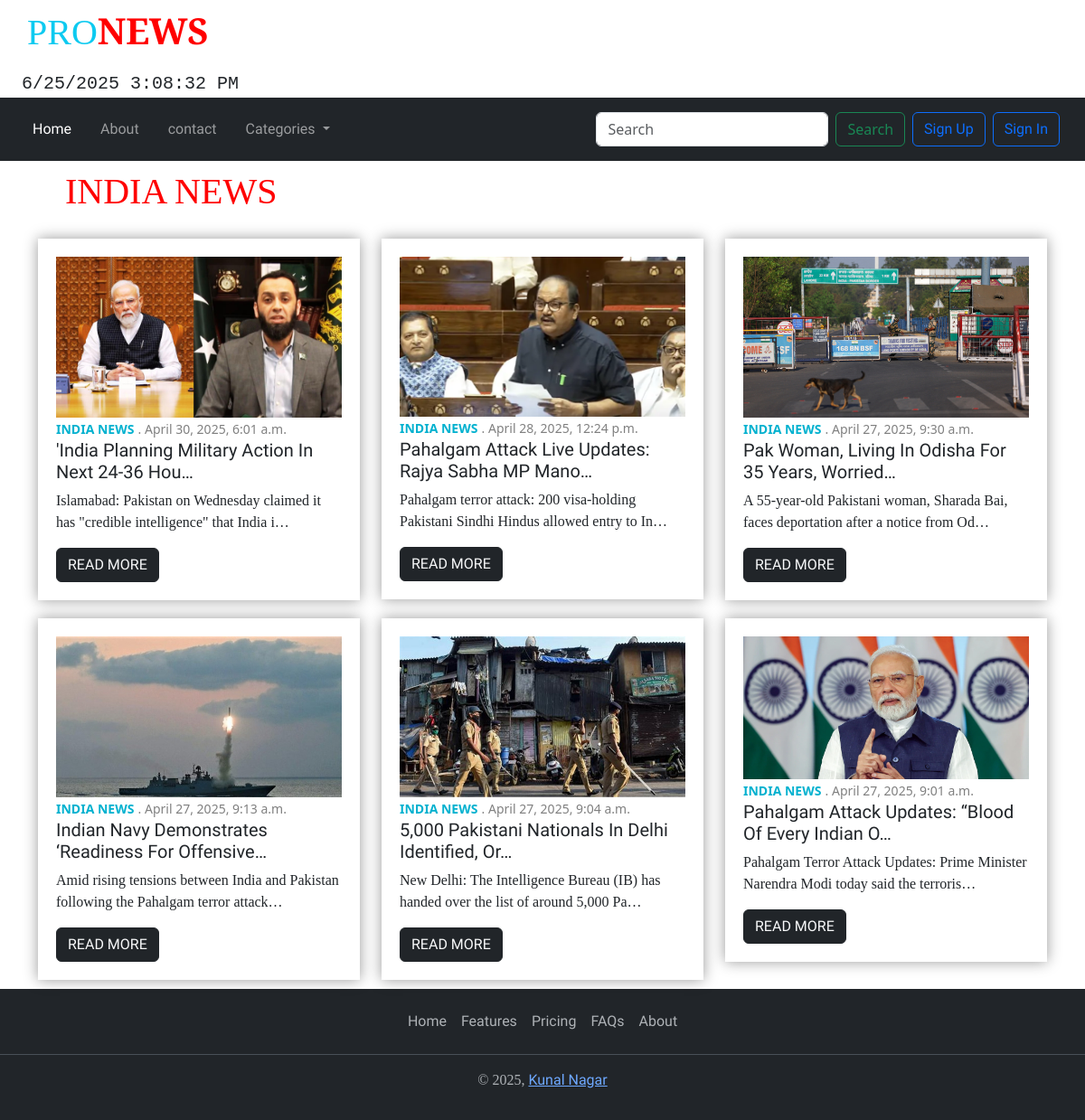
Page /india/ on the committed database.
### main/models.py (models this page shows)
class News(models.Model):
    title = models.CharField(max_length=150)
    category = models.ForeignKey(Categories, on_delete=models.CASCADE)
    publish = models.DateTimeField(auto_now_add=True)
    image = models.ImageField(upload_to='news/')
    desc = models.TextField()
    class Meta:
        verbose_name_plural = 'News'

class Categories(models.Model):
    name = models.CharField(max_length=100)
    image = models.ImageField(upload_to='category/')
    def __str__(self):
        return self.name
    class Meta:
        verbose_name_plural = 'categories'

### news/views.py (the view)
# urls.py: path('india/', views.india, name="india"),
def india(request):
    india = News.objects.filter(category__name= "INDIA NEWS").order_by('-id')
    return render(request,'india.html',{'india':india})

### templates/india.html
{% extends "base.html" %}
{% block contant %}
<div class="container">
    <h1>INDIA NEWS</h1>
    <div class="row">
        {% for i in india %}
        <div class="col-lg-4">
            <div class="india-text">
                <img src="/media/{{i.image}}" class='img-fluid w-100' alt="">
                <small style="color:#00b1cf;"><b>{{i.category}}</b></small>
                <small style="color:grey;">. {{i.publish}}</small>
                <h5>{{i.title | truncatechars:50}}</h5>
                <p>{{i.desc | truncatechars:85}}</p>
                <a href="{% url "details" i.id %}" class="btn btn-dark text-light">READ MORE</a>
            </div>
        </div>
        {% endfor %}
    </div>
</div>
{% endblock contant %}

### templates/base.html (shortened to what this page needs)
<!DOCTYPE html>
<html lang="en">
<head>
    <link href="https://cdn.jsdelivr.net/npm/bootstrap@5.3.5/dist/css/bootstrap.min.css" rel="stylesheet">
    <link rel="stylesheet" href="/static/css/style.css">
</head>
<body>
    <header>
        <h1 class='new'><span class="text-info">PRO</span><b>NEWS</b></h1>
        <div id="datetime" class="ms-4" style="font-size: 20px; font-family: monospace;"></div>
        <nav class="navbar navbar-expand-lg navbar-dark bg-dark">
            <div class="container-fluid">
              <div class="collapse navbar-collapse" id="navbarSupportedContent">
                <ul class="navbar-nav me-auto mb-2 mb-lg-0">
                  <li class="nav-item mx-3">
                    <a class="nav-link active" aria-current="page" href="{% url "home" %}">Home</a>
                  </li>
                  <li class="nav-item me-3">
                    <a class="nav-link" href="#">About</a>
                  </li>
                  <li class="nav-item me-3">
                    <a class="nav-link" href="#">contact</a>
                  </li>
                  <li class="nav-item dropdown">
                    <a class="nav-link dropdown-toggle" href="#" id="navbarDropdown" role="button" data-bs-toggle="dropdown" aria-expanded="false">
                      Categories
                    </a>
                  </li>
                </ul>
                <form class="d-flex" method="get" action="{% url "search" %}">
                  <input class="form-control me-2" name="q" type="search" placeholder="Search" aria-label="Search">
                  <button class="btn btn-outline-success" type="submit">Search</button>
                </form>
                {% if request.user.is_authenticated %}
                <p class="text-light mx-3 fw-bold">{{request.user}}</p>
                <a href="{% url "signout" %}" class="btn btn-outline-primary me-3">Sign Out</a>
                {% else %}
                <a href="{% url "signup" %}" class="btn btn-outline-primary m-2">Sign Up</a>
                <a href="{% url "login" %}" class="btn btn-outline-primary me-3">Sign In</a>
                {% endif %}
              </div>
            </div>
          </nav>
    </header>
    {% block contant %}{% endblock contant %}
    <div class="c">
        <footer class="py-3 bg-dark " data-bs-theme="dark">
          <ul class="nav justify-content-center border-bottom pb-3 mb-3">
            <li class="nav-item"><a href="#" class="nav-link px-2 text-muted">Home</a></li>
            <li class="nav-item"><a href="#" class="nav-link px-2 text-muted">Features</a></li>
            <li class="nav-item"><a href="#" class="nav-link px-2 text-muted">Pricing</a></li>
            <li class="nav-item"><a href="#" class="nav-link px-2 text-muted">FAQs</a></li>
            <li class="nav-item"><a href="#" class="nav-link px-2 text-muted">About</a></li>
          </ul>
          <p class="text-center text-muted">© 2025, <a href="https://www.linkedin.com/in/kunal-nagar-web">Kunal Nagar</a></p>
        </footer>
      </div>
</body>
</html>

### static/css/style.css (style rules this page uses)
h1 { color:red; padding: 10px 30px; font-family: "Playfair Display", serif; }
h2,h3,h5,h6 { font-family: "Rowdies", sans-serif; text-transform: capitalize; font-weight: 100; }
a { font-family: "Edu NSW ACT Hand Pre", cursive !important; }
p { font-family: "Playfair Display", serif; }
.india-text { padding: 20px; box-shadow: 0px 0px 15px rgba(0, 0, 0, 0.4); margin: 10px 0; }

### rows in the picture
News: image (picture), category "INDIA NEWS", publish "April 30, 2025, 6:01 a.m.", title "'India Planning Military Action In Next 24-36 Hou…", desc "Islamabad: Pakistan on Wednesday claimed it has \"credible intelligence\" that India i…"
News: image (picture), category "INDIA NEWS", publish "April 28, 2025, 12:24 p.m.", title "Pahalgam Attack Live Updates: Rajya Sabha MP Mano…", desc "Pahalgam terror attack: 200 visa-holding Pakistani Sindhi Hindus allowed entry to In…"
News: image (picture), category "INDIA NEWS", publish "April 27, 2025, 9:30 a.m.", title "Pak Woman, Living In Odisha For 35 Years, Worried…", desc "A 55-year-old Pakistani woman, Sharada Bai, faces deportation after a notice from Od…"
News: image (picture), category "INDIA NEWS", publish "April 27, 2025, 9:13 a.m.", title "Indian Navy Demonstrates ‘readiness For Offensive…", desc "Amid rising tensions between India and Pakistan following the Pahalgam terror attack…"
News: image (picture), category "INDIA NEWS", publish "April 27, 2025, 9:04 a.m.", title "5,000 Pakistani Nationals In Delhi Identified, Or…", desc "New Delhi: The Intelligence Bureau (IB) has handed over the list of around 5,000 Pa…"
News: image (picture), category "INDIA NEWS", publish "April 27, 2025, 9:01 a.m.", title "Pahalgam Attack Updates: “Blood Of Every Indian O…", desc "Pahalgam Terror Attack Updates: Prime Minister Narendra Modi today said the terroris…"
